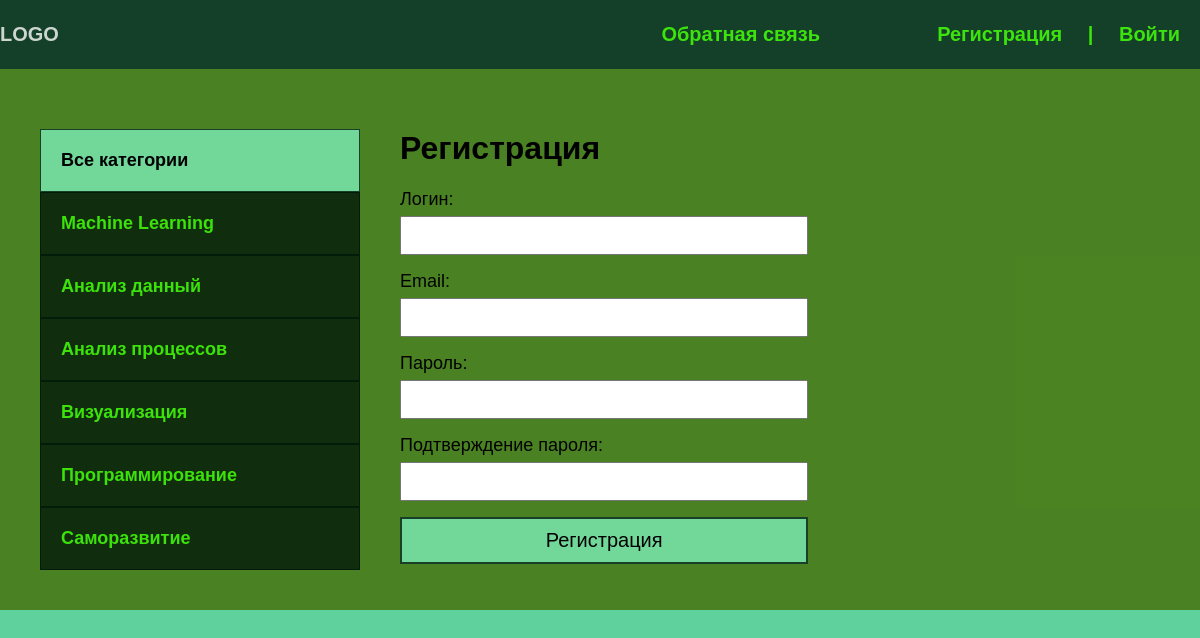
Screenshot of /register/ with the database file from the repository.
### article/models.py (models this page shows, shortened)
class Category(models.Model):
    name = models.CharField(max_length=100, db_index=True, verbose_name='Категория')
    slug = models.SlugField(max_length=100, unique=True, db_index=True, verbose_name='URL')
    def get_absolut_url(self):
        return reverse('category', kwargs={'cat_slug': self.slug})
    class Meta:
        verbose_name = 'Категория'
        verbose_name_plural = 'Категории'

### article/views.py (the view, shortened to what this page needs)
# urls.py: path('register/', RegisterUser.as_view(), name='register'),
class RegisterUser(DataMixin, CreateView):
    form_class = RegisterUserForm
    template_name = 'article/register.html'
    success_url = reverse_lazy('login')
    def get_context_data(self, *, object_list=None, **kwargs):
        context = super().get_context_data(**kwargs)
        c_def = self.get_user_context(title='Регистрация')
        return dict(list(context.items()) + list(c_def.items()))

### article/forms.py
class RegisterUserForm(UserCreationForm):
    username = forms.CharField(label='Логин', widget=forms.TextInput(attrs={'class': 'form-input'}))
    email = forms.EmailField(label='Email', widget=forms.EmailInput(attrs={'class': 'form-input'}))
    password1 = forms.CharField(label='Пароль', widget=forms.PasswordInput(attrs={'class': 'form-input'}))
    password2 = forms.CharField(label='Подтверждение пароля', widget=forms.PasswordInput(attrs={'class': 'form-input'}))
    class Meta:
        model = User
        fields = ('username', 'email', 'password1', 'password2')

### article/utils.py (called while the page is built)
    def get_user_context(self, **kwargs):
        context = kwargs
        cats = Category.objects.annotate(Count('article'))
        user_menu = menu.copy()
        if not self.request.user.is_authenticated:
            user_menu.pop(0)
        context['menu'] = user_menu
        context['cats'] = cats
        if 'cat_selected' not in context:
            context['cat_selected'] = 0
        return context

### article/templates/article/register.html (shortened to what this page needs)
{% extends "article/base.html" %}
{% block content %}
<h1>{{ title }}</h1>
<form method="post">
    {{ form.as_p }}
    <button>Регистрация</button>
</form>
{% endblock %}

### article/templates/article/base.html (shortened to what this page needs)
<!DOCTYPE html>
{% load static %}
{% load article_tags %}
<html lang="en">
<head>
    <link rel="stylesheet" href="{% static 'css/style.css' %}">
</head>
<body>
    <div class="header">
        <div class="wrap">
            <ul class="mainmenu">
                <li class="logo">
                    <a href="{% url 'index' %}">
                        <div class="logo">LOGO</div>
                    </a>
                </li>
                {% for m in menu %}
                <li class="last">
                    <a href="{% url m.url_name %}">{{ m.title }}</a>
                </li>
                {% endfor %}
                {% if request.user.is_authenticated %}
                <li class="last">{{ user.username }} | <a href="{% url 'logout' %}">Выйти</a></li>
                {% else %}
                <li class="last"><a href="{% url 'register' %}">Регистрация</a> | <a href="{% url 'login' %}">Войти</a></li>
                {% endif %}
            </ul>
        </div>
    </div>
    <div class="content">
        <div class="wrap">
            <div class="sidebar">
                <ul>
                    {% if cat_selected == 0 %}
                    <li class="selected">Все категории</li>
                    {% else %}
                    <li><a href="{% url 'index' %}">Все категори</a></li>
                    {% endif %}
                    {% for c in cats %}
                        {% if c.article__count > 0 %}
                            {% if c.pk == cat_selected %}
                            <li class="selected">{{ c.name }}</li>
                            {% else %}
                            <li><a href="{{ c.get_absolut_url }}">{{ c.name }}</a></li>
                            {% endif %}
                        {% endif %}
                    {% endfor  %}
                </ul>
            </div>
            <div class="main">
                {% block content %}
                {% endblock %}
            </div>
        </div>
    </div>
</body>
</html>

### article/static/css/style.css (style rules this page uses)
body { margin: 0; padding: 0; background: #33c583c8; font-family: Verdana, Geneva, Tahoma, sans-serif; }
.wrap { max-width: 1300px; margin: 0 auto; }
.content .wrap { background: #456c00c8; padding: 40px; box-sizing: border-box; display: flex; }
ul { list-style: none; margin: 0; padding: 0; }
a { color: #40f00aed; text-decoration: none; padding: 20px; }
.header { background: #00180ac8; }
.mainmenu { display: flex; align-items: center; font-size: 20px; font-weight: bold; justify-content: space-between; }
.logo { flex-basis: 40%; }
.last { flex-basis: 30%; text-align: right; color: #40f00aed; }
.sidebar ul { width: 320px; margin-right: 40px; margin-top: 20px; }
.sidebar a { padding: 20px; background: #00180ac8; display: block; border: 1px solid #00180ac8; font-weight: bold; font-size: 18px; }
.selected { font-size: 18px; padding: 20px; border: 1px solid #00180ac8; font-weight: bold; background: #7df0bcc8; }
.form-input { width: 100%; padding: 10px; box-sizing: border-box; }
button { background: #7df0bcc8; border: 2px solid #00180ac8; width: 100%; padding: 10px; font-size: 20px; cursor: pointer; }
form label { font-size: 18px; }
input, textarea { width: 100%; margin-top: 6px; padding: 6px; box-sizing: border-box; }
label { font-size: 20px; }
.last a { display: inline; }

### rows the page displays
Category: name "Machine Learning"
Category: name "Анализ данный"
Category: name "Анализ процессов"
Category: name "Визуализация"
Category: name "Программирование"
Category: name "Саморазвитие"

### other values shown
{{ m.title }} "Обратная связь"
{{ title }} "Регистрация"
